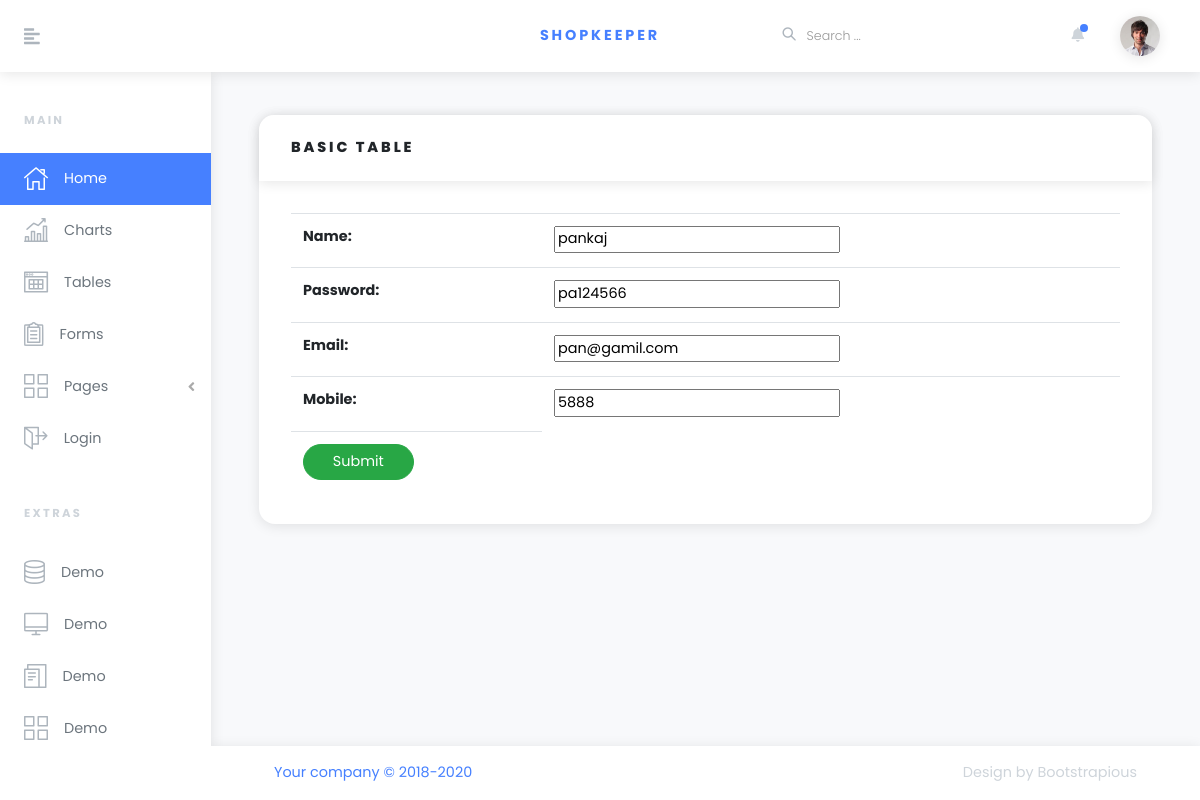
The page /update/3/ on the database its author committed.
### customer/models.py (models this page shows, shortened)
class Customer(models.Model):
    name = models.CharField(max_length=100,default='username')
    password = models.CharField(max_length=100)
    email = models.EmailField(max_length=200,unique=True)
    mobile = models.CharField(max_length=15)
    status = models.BooleanField(default=False)

### customer/views.py (the view)
# urls.py: path('update/<int:id>/',cus_views.update_customer, name='update_customer'),
def update_customer(request,id):
    customer = Customer.objects.get(id=id)
    form = CustomerForm(request.POST or None, instance=customer)
    if form.is_valid():
        form.save()
        return redirect('all_customers')
    d = {
        'form': form
    }
    return render(request,'customer/signup.html',d)

### customer/forms.py
class CustomerForm(forms.ModelForm):
    class Meta:
        model = Customer
        fields = ['name','password','email','mobile']

### customer/templates/customer/signup.html (shortened to what this page needs)
{% extends 'base.html'%}
{% block content%}
    {% include 'header.html'%}
    <div class="d-flex align-items-stretch">
        {% include 'side.html'%}
      <div class="page-holder w-100 d-flex flex-wrap">
        <div class="container-fluid px-xl-5">
            <br></br>
            <div class="card">
                  <div class="card-header">
                    <h6 class="text-uppercase mb-0">Basic Table</h6>
                  </div>
                  <div class="card-body">
                    <table class="table card-text">
                        <form method="post">
                            {{form}}
                        <tr>
                            <td> <input type="submit" class="btn btn-success"></td>
                        </tr>
                    </form>
                    </table>
                  </div>
                </div>
        </div>
        <footer class="footer bg-white shadow align-self-end py-3 px-xl-5 w-100">
          <div class="container-fluid">
            <div class="row">
              <div class="col-md-6 text-center text-md-left text-primary">
                <p class="mb-2 mb-md-0">Your company &copy; 2018-2020</p>
              </div>
              <div class="col-md-6 text-center text-md-right text-gray-400">
                <p class="mb-0">Design by <a href="https://bootstrapious.com/admin-templates" class="external text-gray-400">Bootstrapious</a></p>
              </div>
            </div>
          </div>
        </footer>
      </div>
    </div>
{% endblock %}

### rows shown on the page
Customer: name "pankaj", password "pa124566", email "pan@gamil.com", mobile "5888"
